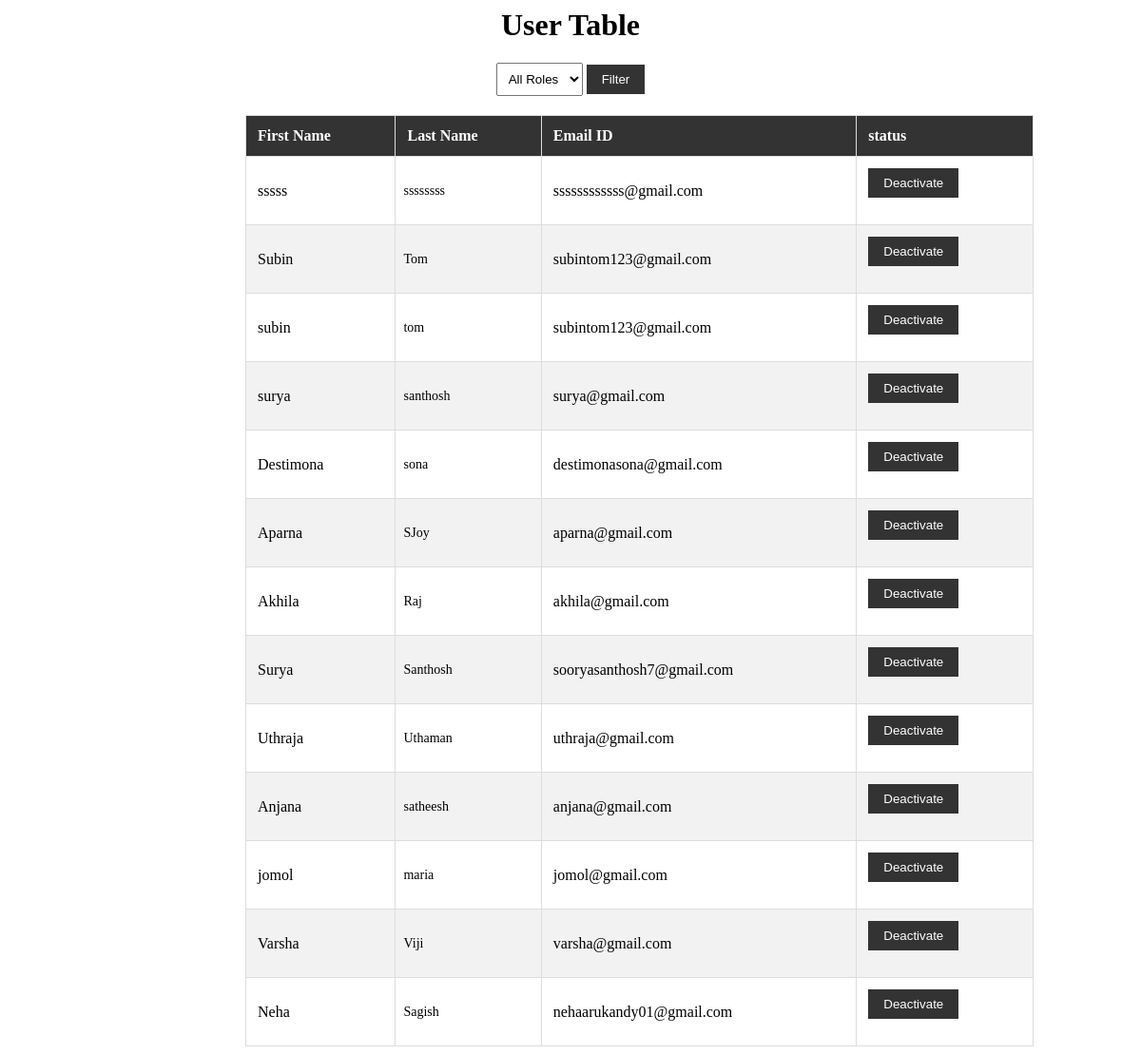
Page /userview/ on the earlier database version.
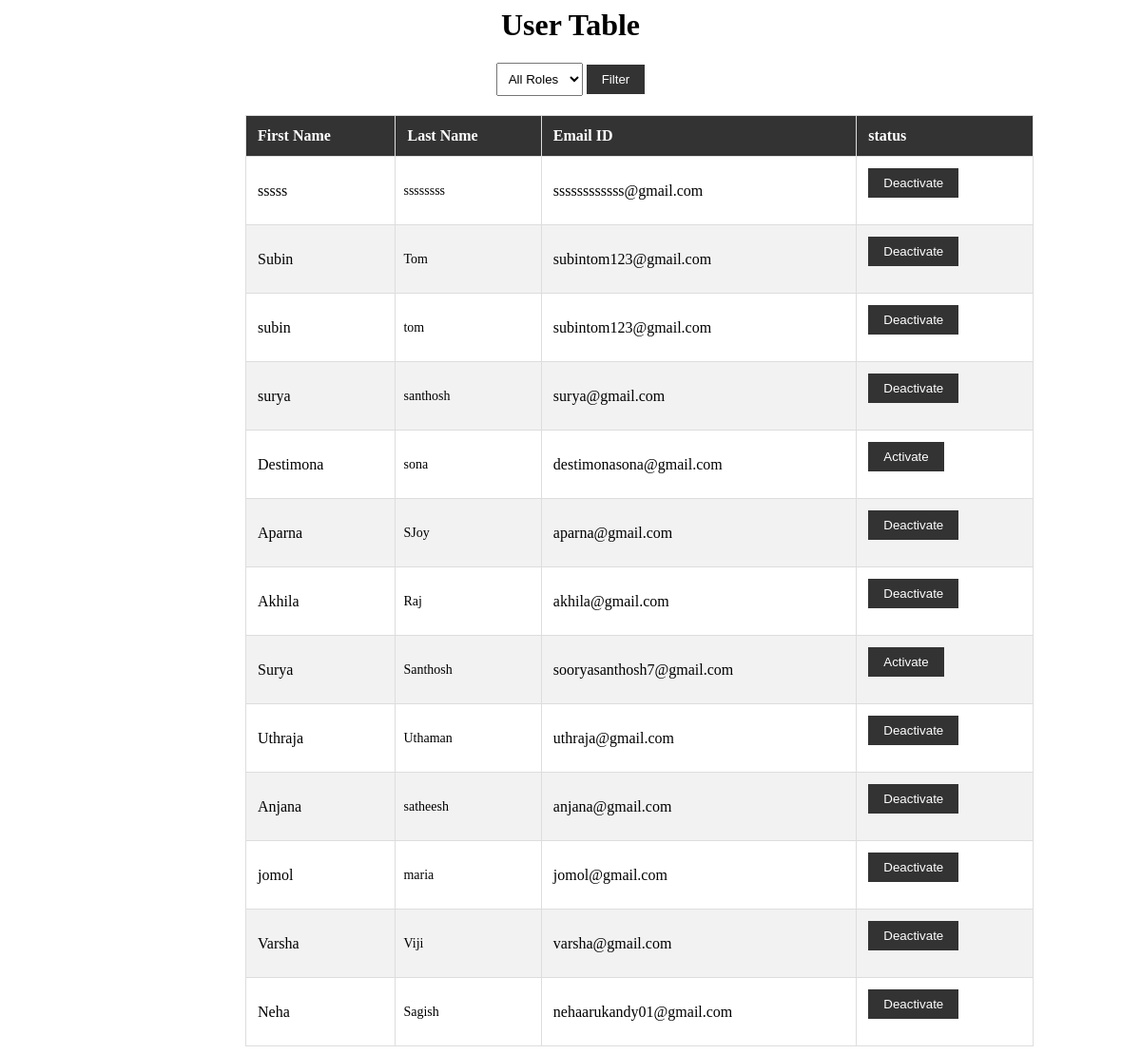
Same page on the later database version.
### myApp/models.py (models this page shows)
class User(AbstractUser):
    class Role(models.TextChoices):
        ADMIN="ADMIN",'ADMIN'
        USER="USER",'User'
    role = models.CharField(max_length=50,choices=Role.choices)

### myApp/views.py (the view)
# urls.py: path('userview/',views.userview,name='userview'),
def userview(request):
    role_filter = request.GET.get('role')
    users = User.objects.filter(~Q(is_superuser=True))  # Exclude superusers by default
    if role_filter:
        users = users.filter(role=role_filter)
    context = {'User_profiles': users, 'role_filter': role_filter}
    return render(request, 'userview.html',context)

### templates/userview.html (shortened to what this page needs)
<div><center>
    <h1>User Table</h1></center>
    <form action="{% url 'userview' %}" method="GET">
    <div class="filter-container">
        <select id="roleFilter" name="role">
            <option value="">All Roles</option>
        </select>
        <button id="filterButton" type="submit">Filter</button>
    </form>
    </div>
    <table>
        <tr>
            <th>First Name</th>
            <th>Last Name</th>
            <th>Email ID</th>
            <th>status</th>
        </tr>
        <tbody>
            {% for Users in User_profiles %}
                {% if not Users.is_superuser %}
                    <tr>
                        <td>{{ Users.first_name }}</td>
                        <td>{{ Users.last_name }}</td>
                        <td>{{ Users.email }}</td>
                        <td>{% if Users.is_active %}
                            <form method="post" action="{% url 'deactivate_user' Users.id %}">
                                <button type="submit">Deactivate</button>
                            </form>
                        {% else %}
                            <form method="post" action="{% url 'activate_user' Users.id %}">
                                <button type="submit">Activate</button>
                            </form>
                        {% endif %}
                        </td>
                    </tr>
                {% endif %}
            {% endfor %}
        </tbody>
    </table>

### templates/userview.html (style rules this page uses)
table { width: 70%; border-collapse: collapse; margin-left: 250px; }
th, td { border: 1px solid #ddd; padding: 12px; text-align: left; }
th { background-color: #333; color: #fff; }
tr:nth-child(even) { background-color: #f2f2f2; }
td:nth-child(2) { padding: 8px; font-size: 14px; }
.filter-container { text-align: center; margin: 20px 0; }
select { padding: 8px; }
button { padding: 8px 16px; background-color: #333; color: #fff; border: none; cursor: pointer; }

Differences in the rows shown:
changed User "Destimona": is_active "Deactivate" → "Activate"
changed User "Surya": is_active "Deactivate" → "Activate"
